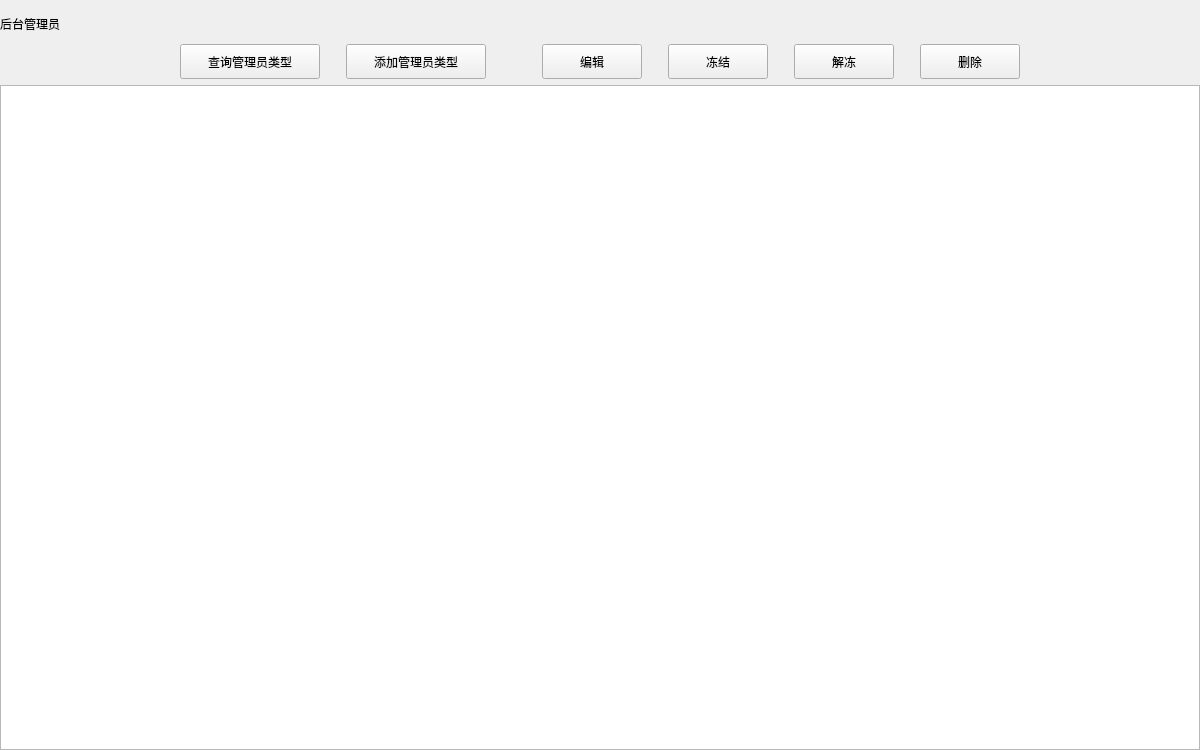
     <widget class="QWidget" name="page_AdminTypeList">
      <property name="minimumSize">
       <size>
        <width>1200</width>
        <height>750</height>
       </size>
      </property>
      <layout class="QVBoxLayout" name="verticalLayout_17">
       <property name="spacing">
        <number>6</number>
       </property>
       <property name="leftMargin">
        <number>0</number>
       </property>
       <property name="topMargin">
        <number>10</number>
       </property>
       <property name="rightMargin">
        <number>0</number>
       </property>
       <property name="bottomMargin">
        <number>0</number>
       </property>
       <item>
        <layout class="QHBoxLayout" name="horizontalLayout_22">
         <item>
          <widget class="QLabel" name="lb_AdminTypeList_1">
           <property name="minimumSize">
            <size>
             <width>110</width>
             <height>28</height>
            </size>
           </property>
           <property name="maximumSize">
            <size>
             <width>110</width>
             <height>28</height>
            </size>
           </property>
           <property name="styleSheet">
            <string notr="true"/>
           </property>
           <property name="text">
            <string>后台管理员</string>
           </property>
          </widget>
         </item>
         <item>
          <spacer name="horizontalSpacer_88">
           <property name="orientation">
            <enum>Qt::Horizontal</enum>
           </property>
           <property name="sizeHint" stdset="0">
            <size>
             <width>40</width>
             <height>20</height>
            </size>
           </property>
          </spacer>
         </item>
        </layout>
       </item>
       <item>
        <layout class="QHBoxLayout" name="horizontalLayout_23">
         <item>
          <spacer name="horizontalSpacer_89">
           <property name="orientation">
            <enum>Qt::Horizontal</enum>
           </property>
           <property name="sizeHint" stdset="0">
            <size>
             <width>40</width>
             <height>20</height>
            </size>
           </property>
          </spacer>
         </item>
         <item>
          <widget class="QPushButton" name="btn_AdminTypeList_Search">
           <property name="minimumSize">
            <size>
             <width>140</width>
             <height>35</height>
            </size>
           </property>
           <property name="maximumSize">
            <size>
             <width>140</width>
             <height>35</height>
            </size>
           </property>
           <property name="cursor">
            <cursorShape>PointingHandCursor</cursorShape>
           </property>
           <property name="focusPolicy">
            <enum>Qt::NoFocus</enum>
           </property>
           <property name="styleSheet">
            <string notr="true"/>
           </property>
           <property name="text">
            <string>查询管理员类型</string>
           </property>
          </widget>
         </item>
         <item>
          <spacer name="horizontalSpacer_92">
           <property name="orientation">
            <enum>Qt::Horizontal</enum>
           </property>
           <property name="sizeType">
            <enum>QSizePolicy::Fixed</enum>
           </property>
           <property name="sizeHint" stdset="0">
            <size>
             <width>20</width>
             <height>20</height>
            </size>
           </property>
          </spacer>
         </item>
         <item>
          <widget class="QPushButton" name="btn_AdminTypeList_AddAdmin">
           <property name="minimumSize">
            <size>
             <width>140</width>
             <height>35</height>
            </size>
           </property>
           <property name="maximumSize">
            <size>
             <width>140</width>
             <height>35</height>
            </size>
           </property>
           <property name="cursor">
            <cursorShape>PointingHandCursor</cursorShape>
           </property>
           <property name="focusPolicy">
            <enum>Qt::NoFocus</enum>
           </property>
           <property name="styleSheet">
            <string notr="true"/>
           </property>
           <property name="text">
            <string>添加管理员类型</string>
           </property>
          </widget>
         </item>
         <item>
          <spacer name="horizontalSpacer_91">
           <property name="orientation">
            <enum>Qt::Horizontal</enum>
           </property>
           <property name="sizeType">
            <enum>QSizePolicy::Fixed</enum>
           </property>
           <property name="sizeHint" stdset="0">
            <size>
             <width>50</width>
             <height>20</height>
            </size>
           </property>
          </spacer>
         </item>
         <item>
          <widget class="QPushButton" name="btn_AdminTypeList_Edit">
           <property name="minimumSize">
            <size>
             <width>100</width>
             <height>35</height>
            </size>
           </property>
           <property name="maximumSize">
            <size>
             <width>100</width>
             <height>35</height>
            </size>
           </property>
           <property name="cursor">
            <cursorShape>PointingHandCursor</cursorShape>
           </property>
           <property name="focusPolicy">
            <enum>Qt::NoFocus</enum>
           </property>
           <property name="styleSheet">
            <string notr="true"/>
           </property>
           <property name="text">
            <string>编辑</string>
           </property>
          </widget>
         </item>
         <item>
          <spacer name="horizontalSpacer_93">
           <property name="orientation">
            <enum>Qt::Horizontal</enum>
           </property>
           <property name="sizeType">
            <enum>QSizePolicy::Fixed</enum>
           </property>
           <property name="sizeHint" stdset="0">
            <size>
             <width>20</width>
             <height>20</height>
            </size>
           </property>
          </spacer>
         </item>
         <item>
          <widget class="QPushButton" name="btn_AdminTypeList_Freeze">
           <property name="minimumSize">
            <size>
             <width>100</width>
             <height>35</height>
            </size>
           </property>
           <property name="maximumSize">
            <size>
             <width>100</width>
             <height>35</height>
            </size>
           </property>
           <property name="cursor">
            <cursorShape>PointingHandCursor</cursorShape>
           </property>
           <property name="focusPolicy">
            <enum>Qt::NoFocus</enum>
           </property>
           <property name="styleSheet">
            <string notr="true"/>
           </property>
           <property name="text">
            <string>冻结</string>
           </property>
          </widget>
         </item>
         <item>
          <spacer name="horizontalSpacer_95">
           <property name="orientation">
            <enum>Qt::Horizontal</enum>
           </property>
           <property name="sizeType">
            <enum>QSizePolicy::Fixed</enum>
           </property>
           <property name="sizeHint" stdset="0">
            <size>
             <width>20</width>
             <height>20</height>
            </size>
           </property>
          </spacer>
         </item>
         <item>
          <widget class="QPushButton" name="btn_AdminTypeList_Unfreeze">
           <property name="minimumSize">
            <size>
             <width>100</width>
             <height>35</height>
            </size>
           </property>
           <property name="maximumSize">
            <size>
             <width>100</width>
             <height>35</height>
            </size>
           </property>
           <property name="cursor">
            <cursorShape>PointingHandCursor</cursorShape>
           </property>
           <property name="focusPolicy">
            <enum>Qt::NoFocus</enum>
           </property>
           <property name="styleSheet">
            <string notr="true"/>
           </property>
           <property name="text">
            <string>解冻</string>
           </property>
          </widget>
         </item>
         <item>
          <spacer name="horizontalSpacer_94">
           <property name="orientation">
            <enum>Qt::Horizontal</enum>
           </property>
           <property name="sizeType">
            <enum>QSizePolicy::Fixed</enum>
           </property>
           <property name="sizeHint" stdset="0">
            <size>
             <width>20</width>
             <height>20</height>
            </size>
           </property>
          </spacer>
         </item>
         <item>
          <widget class="QPushButton" name="btn_AdminTypeList_Delete">
           <property name="minimumSize">
            <size>
             <width>100</width>
             <height>35</height>
            </size>
           </property>
           <property name="maximumSize">
            <size>
             <width>100</width>
             <height>35</height>
            </size>
           </property>
           <property name="cursor">
            <cursorShape>PointingHandCursor</cursorShape>
           </property>
           <property name="focusPolicy">
            <enum>Qt::NoFocus</enum>
           </property>
           <property name="styleSheet">
            <string notr="true"/>
           </property>
           <property name="text">
            <string>删除</string>
           </property>
          </widget>
         </item>
         <item>
          <spacer name="horizontalSpacer_90">
           <property name="orientation">
            <enum>Qt::Horizontal</enum>
           </property>
           <property name="sizeHint" stdset="0">
            <size>
             <width>40</width>
             <height>20</height>
            </size>
           </property>
          </spacer>
         </item>
        </layout>
       </item>
       <item>
        <layout class="QGridLayout" name="gridLayout_17">
         <property name="spacing">
          <number>0</number>
         </property>
         <item row="0" column="0">
          <widget class="QTableWidget" name="tbw_AdminTypeList">
           <property name="minimumSize">
            <size>
             <width>1200</width>
             <height>665</height>
            </size>
           </property>
          </widget>
         </item>
        </layout>
       </item>
      </layout>
     </widget>
